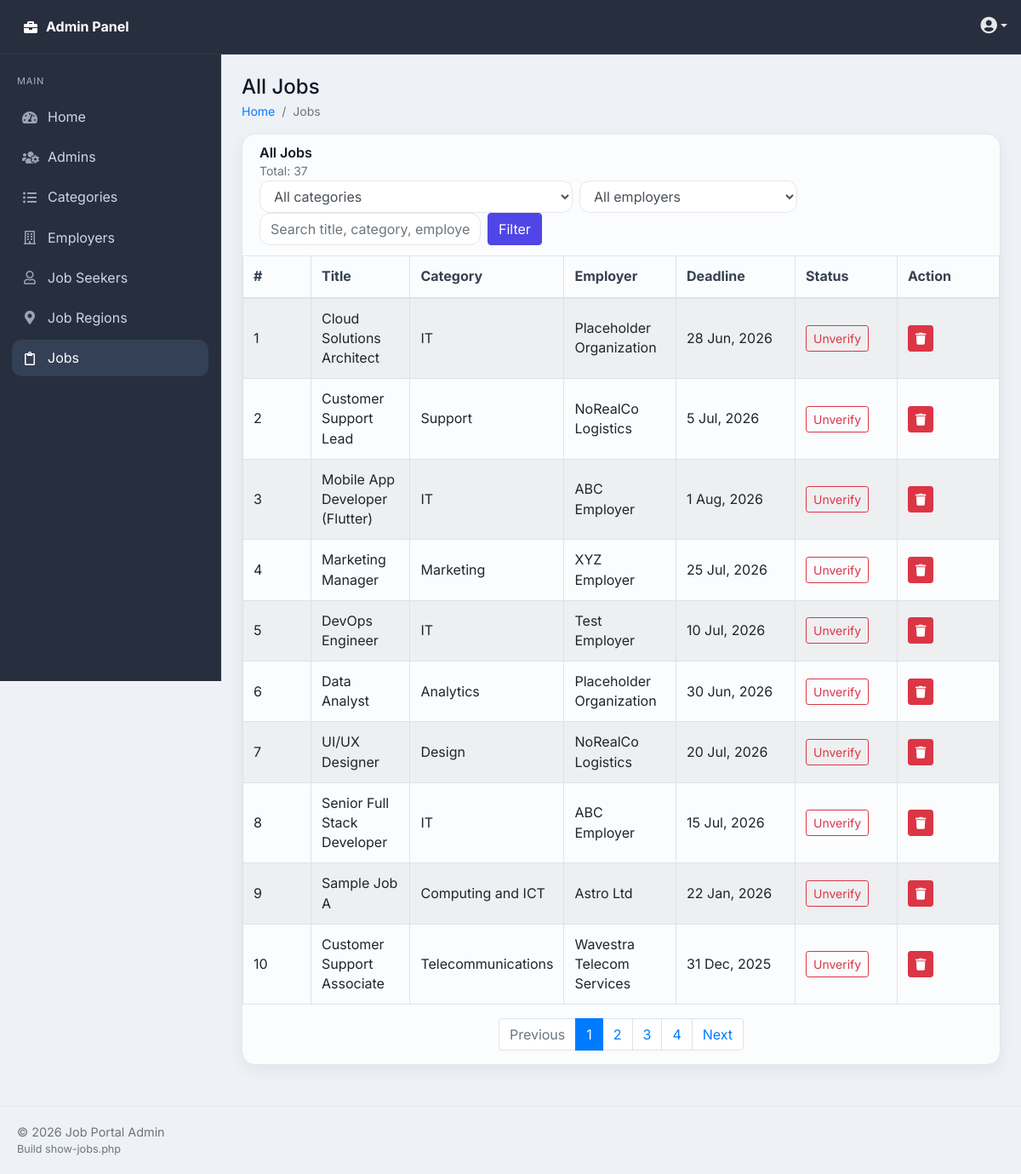
Screenshot of /admin/jobs-admins/show-jobs.php (signed in) with the database file from the repository.
### tables this page shows
CREATE TABLE `jobs` (
  `id` int(3) NOT NULL AUTO_INCREMENT,
  `job_title` varchar(200) NOT NULL,
  `job_region` varchar(200) NOT NULL,
  `job_type` varchar(200) NOT NULL,
  `work_arrangement` varchar(50) NOT NULL,
  `vacancy` int(3) NOT NULL,
  `job_category` varchar(200) NOT NULL,
  `experience` varchar(200) NOT NULL,
  `salary` varchar(200) NOT NULL,
  `inclusivity_notes` text DEFAULT NULL,
  `application_deadline` varchar(200) NOT NULL,
  `job_description` varchar(1000) NOT NULL,
  `responsibilities` varchar(1000) NOT NULL,
  `education_experience` varchar(1000) NOT NULL,
  `other_benefits` varchar(1000) NOT NULL,
  `company_email` varchar(200) NOT NULL,
  `company_name` varchar(200) NOT NULL,
  `company_id` int(3) NOT NULL,
  `company_image` varchar(200) NOT NULL,
  `status` int(3) NOT NULL DEFAULT 0,
  `created_at` timestamp NOT NULL DEFAULT current_timestamp(),
  `view_count` int(11) DEFAULT 0,
  PRIMARY KEY (`id`)
);

### admin/jobs-admins/show-jobs.php (the view, shortened to what this page needs)
<?php require "../../config/config.php";
?>
<?php
function h($v){ return htmlspecialchars((string)$v, ENT_QUOTES, 'UTF-8'); }
$q         = trim($_GET['q'] ?? '');
$limit   = 10;
$page    = (isset($_GET['page']) && is_numeric($_GET['page']) && $_GET['page'] > 0) ? (int)$_GET['page'] : 1;
$offset  = ($page - 1) * $limit;
$counter = $offset + 1;
$where  = [];
$params = [];
$whereSql = $where ? ('WHERE ' . implode(' AND ', $where)) : '';
$totalStmt = $conn->prepare("SELECT COUNT(*) AS total FROM jobs $whereSql");
$totalStmt->execute($params);
$totalRecords = (int)$totalStmt->fetch(PDO::FETCH_OBJ)->total;
$totalPages   = max(1, (int)ceil($totalRecords / $limit));
$listSql = "
  SELECT id, job_title, job_category, company_name, application_deadline, status
  FROM jobs
  $whereSql
  ORDER BY id DESC
  LIMIT :limit OFFSET :offset
";
$stmt = $conn->prepare($listSql);
$stmt->bindValue(':limit',  $limit,  PDO::PARAM_INT);
$stmt->bindValue(':offset', $offset, PDO::PARAM_INT);
$stmt->execute();
$jobs = $stmt->fetchAll(PDO::FETCH_OBJ);
$qs = [];
$baseQS = http_build_query($qs);
$sep    = $baseQS ? '&' : '';
require "../layouts/header.php";
?>
<div class="row">
  <div class="col">
    <div class="card">
      <div class="card-header">
        <div class="d-flex align-items-center justify-content-between flex-wrap">
          <div class="mb-2 mb-md-0">
            <h2 class="card-title h6 mb-0">All Jobs</h2>
            <small class="text-muted">Total: <?= (int)$totalRecords ?></small>
          </div>
          <form class="form-inline my-2 my-md-0" method="get" action="show-jobs.php">
            <div class="form-group mr-2 mb-2 mb-md-0">
              <select class="form-control" id="category" name="category">
                <option value="">All categories</option>
              </select>
            </div>
            <div class="form-group mr-2 mb-2 mb-md-0">
              <select class="form-control" id="employer" name="employer">
                <option value="">All employers</option>
              </select>
            </div>
            <div class="form-group mr-2 mb-2 mb-md-0">
              <input type="text" class="form-control" id="q" name="q" placeholder="Search title, category, employer…" value="<?= h($q) ?>">
            </div>
            <button type="submit" class="btn btn-primary">Filter</button>
          </form>
        </div>
      </div>
      <div class="card-body p-0">
        <div class="table-responsive">
          <table class="table table-hover table-bordered table-striped mb-0">
            <thead>
              <tr>
                <th style="width:80px">#</th>
                <th>Title</th>
                <th>Category</th>
                <th>Employer</th>
                <th style="width:140px">Deadline</th>
                <th style="width:120px">Status</th>
                <th style="width:120px">Action</th>
              </tr>
            </thead>
            <tbody>
              <?php if (!$jobs): ?>
                <tr>
                  <td colspan="7" class="text-center text-muted py-4">No jobs found.</td>
                </tr>
              <?php else: ?>
                <?php foreach ($jobs as $job): ?>
                  <tr>
                    <td><?= $counter++; ?></td>
                    <td><?= h($job->job_title); ?></td>
                    <td><?= h($job->job_category); ?></td>
                    <td><?= h($job->company_name); ?></td>
                    <td>
                      <?php $ts = strtotime($job->application_deadline ?: ''); echo $ts ? date('j M, Y', $ts) : '—'; ?>
                    </td>
                    <td>
                      <?php if ((int)$job->status === 1): ?>
                        <a
                          href="<?= ADMINURL ?>/jobs-admins/status-jobs.php?id=<?= (int)$job->id; ?>&status=1&r=<?= urlencode($_SERVER['REQUEST_URI']); ?>"
                          class="btn btn-outline-danger btn-sm"
                          title="Mark as Unverified">Unverify</a>
                      <?php endif; ?>
                    </td>
                    <td>
                      <a
                        href="<?= ADMINURL ?>/jobs-admins/delete-jobs.php?id=<?= (int)$job->id; ?>"
                        class="btn btn-danger btn-sm"
                        title="Delete job"
                        onclick="return confirm('Delete this job posting? This action cannot be undone.');">
                        <i class="fa fa-trash"></i>
                      </a>
                    </td>
                  </tr>
                <?php endforeach; ?>
              <?php endif; ?>
            </tbody>
          </table>
        </div>
        <nav class="p-3">
          <ul class="pagination justify-content-center mb-0">
            <li class="page-item <?= ($page <= 1 ? 'disabled' : '') ?>">
              <a class="page-link" href="?<?= $baseQS . $sep ?>page=<?= max(1, $page - 1) ?>">Previous</a>
            </li>
            <?php for ($i = 1; $i <= $totalPages; $i++): ?>
              <li class="page-item <?= ($page === $i ? 'active' : '') ?>">
                <a class="page-link" href="?<?= $baseQS . $sep ?>page=<?= $i ?>"><?= $i ?></a>
              </li>
            <?php endfor; ?>
            <li class="page-item <?= ($page >= $totalPages ? 'disabled' : '') ?>">
              <a class="page-link" href="?<?= $baseQS . $sep ?>page=<?= min($totalPages, $page + 1) ?>">Next</a>
            </li>
          </ul>
        </nav>
      </div>
    </div>
  </div>
</div>
<?php require "../layouts/footer.php"; ?>

### admin/styles/style.css (style rules this page uses)
:root { --nav:#272e3e; --nav-border:#31384c; --nav-muted:#a9b0c2; --bg:#eef1f5; --card:#fbfcfe; --text:#111827; --muted:#6b7280; --primary:#4f46e5; --primary-600:#4338ca; --border:#e5e7eb; --sidebar:#272e3e; --sidebar-border:#31384c; --shadow:0 6px 18px rgba(0,0,0,.06); --radius:16px; }
* { box-sizing:border-box }
html,body { height:100% }
body.app { font-family:'Inter',system-ui,-apple-system,Segoe UI,Roboto,Arial,sans-serif; color:var(--text); background:var(--bg); line-height:1.45; }
.card { border:1px solid var(--border)!important; border-radius:var(--radius)!important; box-shadow:var(--shadow); background:var(--card); }
.card-header { background:transparent; border-bottom:1px solid var(--border) }
.card-title { margin:0; font-weight:600 }
.table thead th { border-top:0; color:#374151 }
.table tbody td { vertical-align:middle }
.btn-primary { background:var(--primary); border-color:var(--primary) }
.form-control { border-radius:12px; border:1px solid var(--border); }

### rows the page displays
jobs: job_title "Cloud Solutions Architect", job_category "IT", company_name "Placeholder Organization", application_deadline "28 Jun, 2026"
jobs: job_title "Customer Support Lead", job_category "Support", company_name "NoRealCo Logistics", application_deadline "5 Jul, 2026"
jobs: job_title "Mobile App Developer (Flutter)", job_category "IT", company_name "ABC Employer", application_deadline "1 Aug, 2026"
jobs: job_title "Marketing Manager", job_category "Marketing", company_name "XYZ Employer", application_deadline "25 Jul, 2026"
jobs: job_title "DevOps Engineer", job_category "IT", company_name "Test Employer", application_deadline "10 Jul, 2026"
jobs: job_title "Data Analyst", job_category "Analytics", company_name "Placeholder Organization", application_deadline "30 Jun, 2026"
jobs: job_title "UI/UX Designer", job_category "Design", company_name "NoRealCo Logistics", application_deadline "20 Jul, 2026"
jobs: job_title "Senior Full Stack Developer", job_category "IT", company_name "ABC Employer", application_deadline "15 Jul, 2026"
jobs: job_title "Sample Job A", job_category "Computing and ICT", company_name "Astro Ltd", application_deadline "22 Jan, 2026"
jobs: job_title "Customer Support Associate", job_category "Telecommunications", company_name "Wavestra Telecom Services", application_deadline "31 Dec, 2025"

### other values shown
$pageTitle "All Jobs"
$breadcrumb "Jobs"
$totalRecords "37"
basename($_SERVER['SCRIPT_NAME']) "show-jobs.php"
